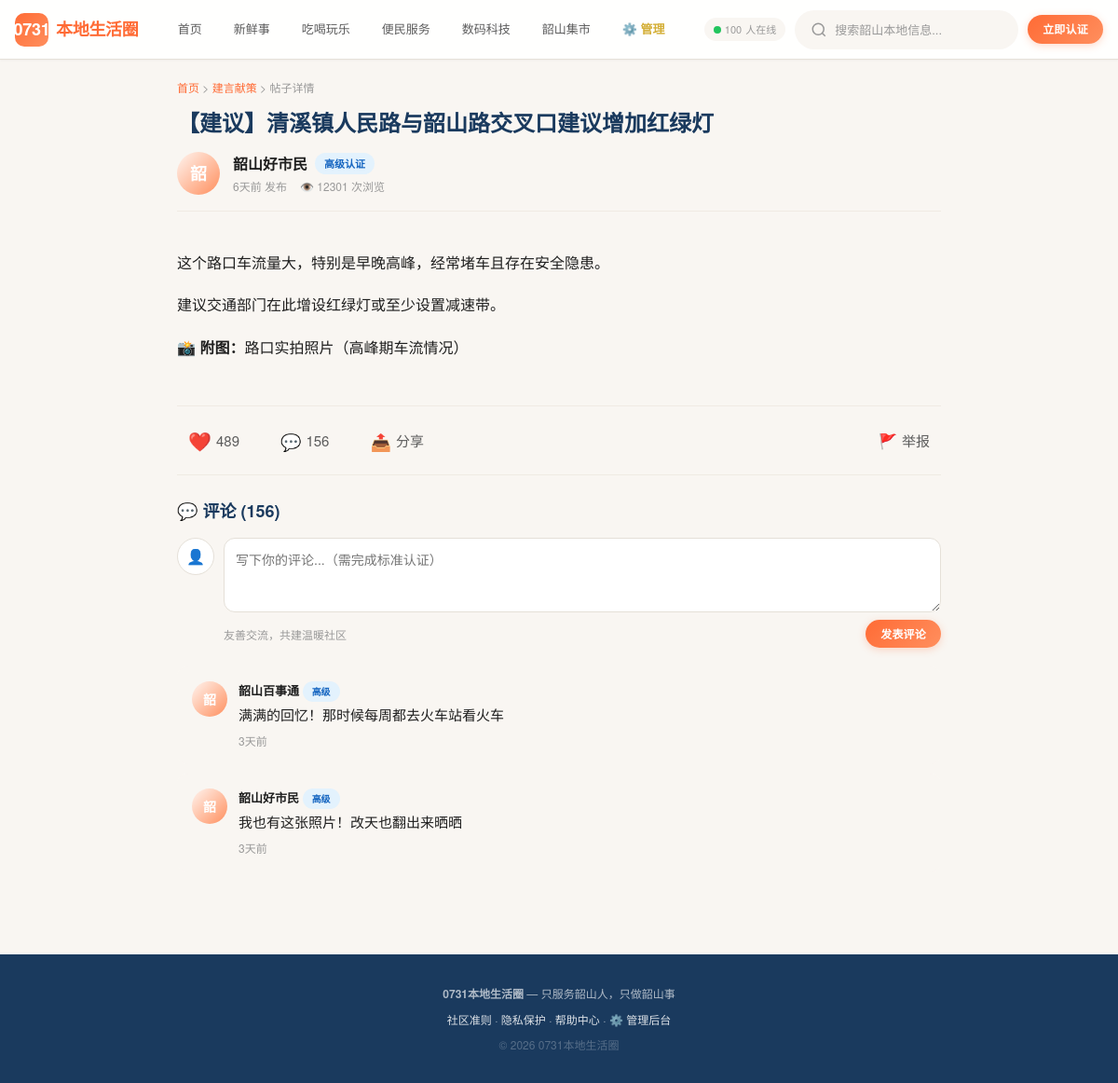
Page /post/9 on the committed database.
### models.py (models this page shows)
class Post(Base):
    __tablename__ = "posts"
    id = Column(Integer, primary_key=True, autoincrement=True)
    user_id = Column(Integer, ForeignKey("users.id"), nullable=False)
    section = Column(String(20), nullable=False, index=True)
    title = Column(String(200), nullable=False)
    content = Column(Text, nullable=False)
    images = Column(Text, nullable=True)  # JSON数组，图片路径列表
    price_info = Column(String(100), nullable=True)
    contact_info = Column(String(100), nullable=True)
    status = Column(Enum(PostStatus), default=PostStatus.published)
    views = Column(Integer, default=0)
    likes_count = Column(Integer, default=0)
    comments_count = Column(Integer, default=0)
    is_pinned = Column(Boolean, default=False)
    pinned_at = Column(DateTime, nullable=True)  # 置顶开始时间
    pinned_expires_at = Column(DateTime, nullable=True)  # 置顶到期时间
    is_hot = Column(Boolean, default=False)  # 火热标签
    is_essential = Column(Boolean, default=False)  # 加精标签
    created_at = Column(DateTime, default=datetime.now, index=True)
    updated_at = Column(DateTime, default=datetime.now, onupdate=datetime.now)
    author = relationship("User", back_populates="posts")
    comments = relationship("Comment", back_populates="post", lazy="select",
                           order_by="Comment.created_at.desc()", cascade="all, delete-orphan")
    likes = relationship("Like", back_populates="post", lazy="select", cascade="all, delete-orphan")

class User(Base):
    __tablename__ = "users"
    id = Column(Integer, primary_key=True, autoincrement=True)
    phone = Column(String(11), unique=True, nullable=False, index=True)
    id_number_hash = Column(String(64), unique=True, nullable=False)  # SHA256哈希
    face_hash = Column(String(64), unique=True, nullable=True)
    nickname = Column(String(50), nullable=False, default="韶山新邻居")
    avatar_bg = Column(String(20), nullable=True)  # 头像emoji
    auth_level = Column(Enum(AuthLevel), default=AuthLevel.basic, nullable=False)
    score = Column(Integer, default=0)  # 信誉积分
    forum_coins = Column(Integer, default=0)  # 论坛币
    last_check_in_date = Column(String(10), nullable=True)  # 上次签到日期 YYYY-MM-DD
    created_at = Column(DateTime, default=datetime.now)
    updated_at = Column(DateTime, default=datetime.now, onupdate=datetime.now)
    is_active = Column(Boolean, default=True)
    is_frozen = Column(Boolean, default=False)
    is_super_admin = Column(Boolean, default=False)
    posts = relationship("Post", back_populates="author", lazy="select")
    comments = relationship("Comment", back_populates="author", lazy="select")
    likes = relationship("Like", back_populates="user", lazy="select")
    auth_documents = relationship("AuthDocument", back_populates="user", lazy="select")

class Comment(Base):
    __tablename__ = "comments"
    id = Column(Integer, primary_key=True, autoincrement=True)
    post_id = Column(Integer, ForeignKey("posts.id"), nullable=False)
    user_id = Column(Integer, ForeignKey("users.id"), nullable=False)
    content = Column(Text, nullable=False)
    parent_id = Column(Integer, ForeignKey("comments.id"), nullable=True)  # 回复某条评论
    likes_count = Column(Integer, default=0)
    created_at = Column(DateTime, default=datetime.now)
    post = relationship("Post", back_populates="comments")
    author = relationship("User", back_populates="comments")
    replies = relationship("Comment", lazy="select")

### main.py (the view)
@app.get("/post/{post_id}", response_class=HTMLResponse)
def page_post(request: Request, post_id: int, db: Session = Depends(get_db)):
    post = db.query(Post).filter(Post.id == post_id).first()
    if not post:
        raise HTTPException(404, "帖子不存在")
    post.views += 1
    db.commit()
    comments = db.query(Comment).filter(Comment.post_id == post_id)\
        .order_by(Comment.created_at.desc()).all()
    return templates.TemplateResponse("post.html", template_context(request,
        post=post, comments=comments,
    ))

### templates/post.html (shortened to what this page needs)
{% extends "base.html" %}
{% block content %}
<div class="container">
<div class="post-detail-wrapper">
  <div style="font-size:12px;color:var(--c-text-3);margin-bottom:12px;">
    <a href="/">首页</a> &gt;
    <a href="/section/{{ post.section }}">{{ SECTION_NAMES.get(post.section, '') }}</a> &gt;
    <span>帖子详情</span>
  </div>
  <div class="post-detail-header">
    <h1 class="post-detail-title">{{ post.title }}</h1>
    <div class="post-author-bar">
      <div class="pa-avatar">{{ post.author.nickname[0] if post.author else '?' }}</div>
      <div class="pa-info">
        <div class="pa-name">
          {{ post.author.nickname if post.author else '匿名用户' }}
          {% if post.author %}
          <span class="badge badge-auth-{{ post.author.auth_level.value }}">{{ {'basic':'基础认证','standard':'标准认证','advanced':'高级认证','business':'商家认证'}[post.author.auth_level.value] }}</span>
          {% endif %}
        </div>
        <div class="pa-meta">
          <span>{{ format_time(post.created_at) }} 发布</span>
          <span>👁️ {{ post.views }} 次浏览</span>
        </div>
      </div>
    </div>
  </div>
  <div class="post-detail-body">{{ post.content | safe }}</div>
  <div class="post-action-bar">
    <button class="act-btn" id="likeBtn" onclick="toggleLike({{ post.id }})">
      <span style="font-size:20px;">❤️</span> <span id="likeCount">{{ post.likes_count }}</span>
    </button>
    <button class="act-btn" onclick="document.getElementById('commentInput').focus()">
      <span style="font-size:18px;">💬</span> {{ post.comments_count }}
    </button>
    <button class="act-btn" onclick="navigator.clipboard.writeText(window.location.href);showToast('链接已复制，分享给邻居吧','success')">
      <span style="font-size:18px;">📤</span> 分享
    </button>
    <button class="act-btn" onclick="reportPost({{ post.id }})" style="margin-left:auto;">
      <span style="font-size:16px;">🚩</span> 举报
    </button>
  </div>
  <div class="comment-section-title">💬 评论 ({{ post.comments_count }})</div>
  <div class="comment-form-row">
    <div class="cf-avatar">{{ user.nickname[0] if user else '👤' }}</div>
    <div class="cf-input-wrap">
      <textarea id="commentInput" placeholder="写下你的评论...（需完成标准认证）"></textarea>
      <div class="cf-actions">
        <span class="cf-hint">友善交流，共建温暖社区</span>
        <button class="btn btn-primary btn-sm" onclick="submitComment({{ post.id }})">发表评论</button>
      </div>
    </div>
  </div>
  <div class="comment-list">
    {% for c in comments %}
    <div class="comment-item">
      <div class="comment-avatar">{{ c.author.nickname[0] if c.author else '?' }}</div>
      <div class="comment-content">
        <div class="comment-author">
          {{ c.author.nickname if c.author else '匿名' }}
          {% if c.author %}<span class="badge badge-auth-{{ c.author.auth_level.value }}" style="font-size:10px;">{{ {'basic':'基础','standard':'标准','advanced':'高级','business':'商家'}[c.author.auth_level.value] }}</span>{% endif %}
        </div>
        <div class="comment-text">{{ c.content }}</div>
        <div class="comment-meta">{{ format_time(c.created_at) }}</div>
      </div>
    </div>
    {% endfor %}
  </div>
</div>
</div>
{% endblock %}

### static/css/style.css (style rules this page uses)
:root { --c-orange: #FF6B35; --c-orange-light: #FF8F5E; --c-orange-dark: #E85A2B; --c-orange-bg: #FFF5F0; --c-blue: #1A3A5E; --c-blue-light: #2D5A8E; --c-blue-bg: #EEF3F8; --c-gold: #D4AF37; --c-gold-light: #F0D060; --c-gold-bg: #FFFEF5; --c-bg: #F9F6F2; --c-white: #FFFFFF; --c-card: #FFFFFF; --c-border: #E5E0D8; --c-divider: #F0EBE3; --c-text: #1F1F1F; --c-text-2: #5C5C5C; --c-text-3: #999999; --c-green: #22C55E; --c-red: #EF4444; --c-yellow: #F59E0B; --shadow-xs: 0 1px 2px rgba(0,0,0,.04); --shadow-sm: 0 2px 8px rgba(0,0,0,.06); --shadow-md: 0 4px 16px rgba(0,0,0,.08); --shadow-lg: 0 8px 32px rgba(0,0,0,.10); --shadow-xl: 0 16px 48px rgba(0,0,0,.12); --shadow-card-hover: 0 8px 30px rgba(26,58,94,.12); --radius-xs: 4px; --radius-sm: 8px; --radius-md: 12px; --radius-lg: 16px; --radius-xl: 24px; --radius-full: 9999px; --space-xs: 4px; --space-sm: 8px; --space-md: 16px; --space-lg: 24px; --space-xl: 32px; --space-2xl: 48px; --font: "PingFang SC","Microsoft YaHei","Helvetica Neue",sans-serif; --fz-xs:12px; --fz-sm:13px; --fz-base:15px; --fz-md:17px; --fz-lg:20px; --fz-xl:24px; --fz-2xl:30px; --fz-hero:38px; --ease: cubic-bezier(.4,0,.2,1); --ease-spring: cubic-bezier(.34,1.56,.64,1); --max-w: 1200px; --h-header: 64px; --h-bottom-nav: 60px; }
*,*::before,*::after { box-sizing:border-box;margin:0;padding:0 }
html { font-size:16px;-webkit-text-size-adjust:100%;scroll-behavior:smooth }
body { font-family:var(--font);color:var(--c-text);background:var(--c-bg); line-height:1.6;min-height:100vh;-webkit-font-smoothing:antialiased; }
a { color:var(--c-orange);text-decoration:none;transition:color .2s var(--ease) }
button { cursor:pointer;border:none;font-family:inherit;font-size:inherit }
input,textarea,select { font-family:inherit;font-size:inherit }
.container { width:100%;max-width:var(--max-w);margin:0 auto;padding:0 var(--space-md) }
.btn { display:inline-flex;align-items:center;justify-content:center;gap:6px; padding:9px 22px;border-radius:var(--radius-full);font-weight:600; font-size:var(--fz-sm);transition:all .2s var(--ease);white-space:nowrap; letter-spacing:.2px; }
.btn-primary { background:linear-gradient(135deg,var(--c-orange),var(--c-orange-light)); color:#fff;box-shadow:0 2px 8px rgba(255,107,53,.25); }
.btn-sm { padding:6px 16px;font-size:var(--fz-xs) }
.badge { display:inline-flex;align-items:center;gap:3px;padding:3px 10px; border-radius:var(--radius-full);font-size:11px;font-weight:600; }
.badge-auth-advanced { background:#E3F2FD;color:#1565C0 }
.comment-list { display:flex;flex-direction:column;gap:10px }
.comment-item { display:flex;gap:12px;padding:var(--space-md); background:var(--c-bg);border-radius:var(--radius-md); }
.comment-avatar { width:38px;height:38px;border-radius:var(--radius-full); background:linear-gradient(135deg,var(--c-orange-bg),var(--c-orange-light)); color:#fff;display:flex;align-items:center;justify-content:center; font-weight:700;font-size:14px;flex-shrink:0; }
.comment-content { flex:1 }
.comment-author { font-weight:650;font-size:var(--fz-sm);margin-bottom:2px }
.comment-text { font-size:var(--fz-base);color:var(--c-text);line-height:1.6 }
.comment-meta { font-size:var(--fz-xs);color:var(--c-text-3);margin-top:6px }

### rows in the picture
Post: get "建言献策", title "【建议】清溪镇人民路与韶山路交叉口建议增加红绿灯", created_at "6天前", views "12301", content "这个路口车流量大，特别是早晚高峰，经常堵车且存在安全隐患。 建议交通部门在此增设红绿灯或至少设置减速带。 📸 附图： 路口实拍照片（高峰期车流情况）", likes_count "489", comments_count "156"
User: author "韶", author "韶山好市民", auth_level "高级认证", auth_level "高级"
Comment: author "韶", author "韶山百事通", content "满满的回忆！那时候每周都去火车站看火车", created_at "3天前"
User: auth_level "高级"
Comment: author "韶", author "韶山好市民", content "我也有这张照片！改天也翻出来晒晒", created_at "3天前"

### other values in the picture
{{ user.nickname[0] if user else '👤' }} "👤"
